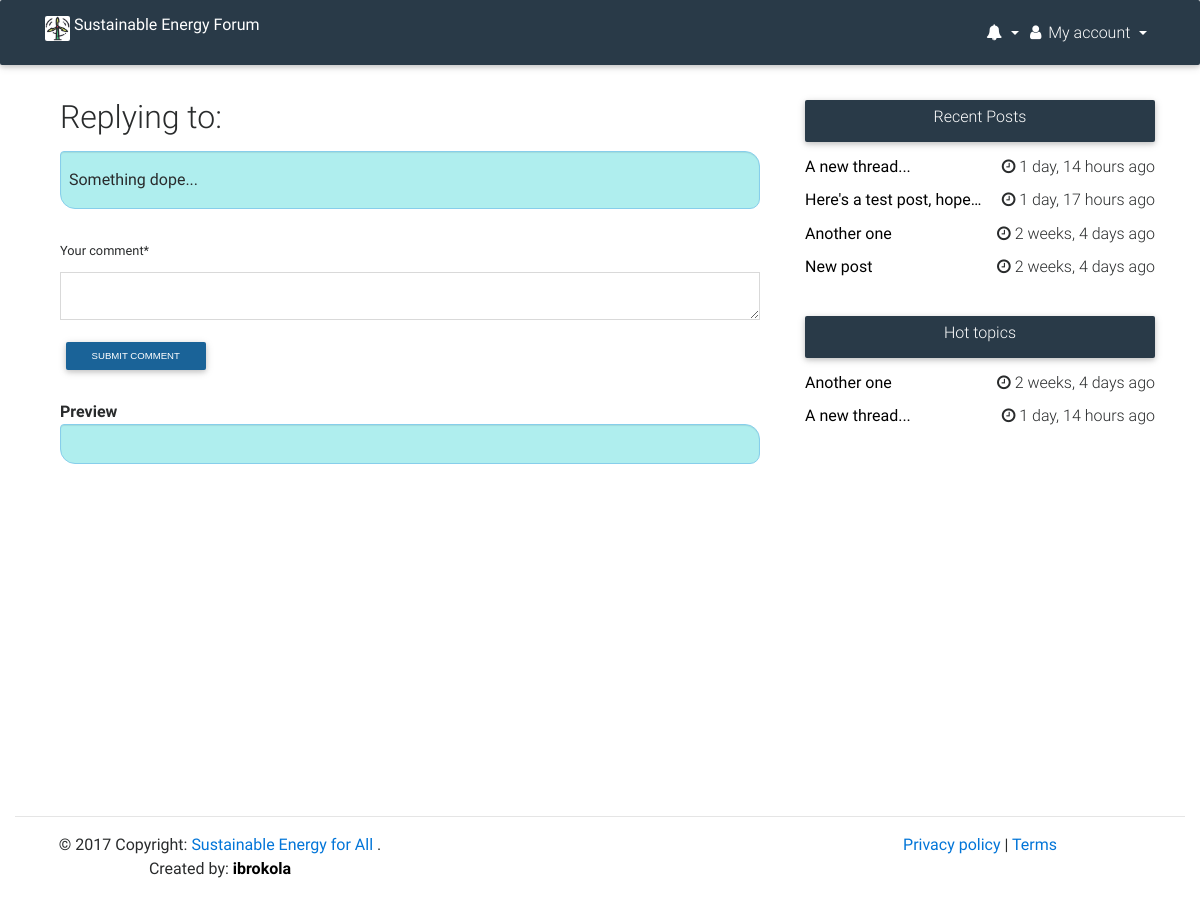
Screenshot of /forum/comments/27/reply/ (signed in) with the database file from the repository.
### forum/models.py (models this page shows, shortened)
class Votable(models.Model):
    class Meta:
        abstract = True
    votes = GenericRelation(Vote)
    author = models.ForeignKey(User, on_delete=models.PROTECT)
    upvotes = models.IntegerField(default=0)
    downvotes = models.IntegerField(default=0)
    flags = models.IntegerField(default=0)

class Comment(Votable):
    class Meta:
        db_table = "comments"
        unique_together = [
            ["post", "wbs"],
        ]
    objects = CommentsManager()
    post = models.ForeignKey(Post, related_name="comments")
    parent_comment = models.ForeignKey('self',
                null=True, blank=True,
                on_delete=models.PROTECT)
    text = models.TextField(max_length=8192)
    submission_time = models.DateTimeField(auto_now_add=True)
    wbs = models.CharField(max_length=30)

class Post(Votable):
    class Meta:
        db_table = "posts"
        index_together = [
            ["submission_time",],
        ]
    objects = PostsManager()
    title = models.CharField(max_length=500)
    slug = models.SlugField(max_length=500,null=True, blank=True)
    text = models.TextField(max_length=8192, blank=True)
    submission_time = models.DateTimeField(auto_now_add=True)
    num_comments = models.IntegerField(default=0)
    def get_absolute_url(self):
        return reverse('forum:discussion', kwargs={"post_id": self.pk})
    def __str__(self):
        return self.title

### forum/views.py (the view, shortened to what this page needs)
# urls.py: url(r'^comments/(?P<id>\d+)/reply/$', ReplyToComment.as_view(), name='reply_to_comment'),
class ReplyToComment(LoginRequiredMixin, View):
    def get(self, request, *args, **kwargs):
        form = CommentForm()
        parent_comment = get_object_or_404(Comment, pk=kwargs['id'])
        side1 = Post.objects.filter(num_comments__gte=10)[:5]
        side2 = Post.objects.order_by('-submission_time')[:5]
        post = parent_comment.post
        template = 'forum/reply_to_comment.html'
        context = {
            "post": post,
            "parent_comment": parent_comment,
            "form": form,
            "side1": side1,
            "side2": side2
        }
        return render(request, template, context)

### forum/forms.py
class CommentForm(forms.ModelForm):
    class Meta:
        model = Comment
        fields = ['text']
        labels = {
            'text': 'Your comment',
        }

### forum/templatetags/markdown.py (called while the page is built)
@register.filter(name='markdown')
def markdown(value):
	html = markdown2.markdown(value,
		safe_mode="escape",
		extras=["fenced-code-blocks"])
	return mark_safe(html)

### templates/forum/reply_to_comment.html (shortened to what this page needs)
{% extends 'base.html' %}
{% load static %}
{% load markdown %}
{% load crispy_forms_tags %}
{% block title %}Reply to Comment{% endblock %} {% block content %}
<div class="container-fluid" style="padding-top: 100px;"></div>
<div class="container">
    <div class="row">
        <div class="col-sm-8">
            <div class="col-sm-12">
                <h1>Replying to:</h1>
                <div class="comment-text">
                    <p>
                        {{ parent_comment.text | markdown }}
                    </p>
                </div>
            </div>
            <div class="container">
                <div class="row">
                    <div class="col-sm-12">
                        <br>
                        <form method="post">
                            {% csrf_token %} {{ form|crispy }}
                            <button type="submit" class="btn btn-default btn-sm">Submit Comment</button>
                        </form>
                        <br>
                        <strong>Preview</strong>
                        <div class="comment-text">
                        </div>
                    </div>
                </div>
            </div>
        </div>
        <br>
        <br>
        <br>
        <div class="col-sm-4">
            {% include "forum/snippet/sidebar.html" with side1=side1 side2=side2 %}
        </div>
    </div>
</div>
{% endblock %}

### templates/forum/snippet/sidebar.html (shortened to what this page needs)
{% load humanize %}
<section class="section widget-content wow fadeIn" data-wow-delay="0.3s">
    <nav class="navbar navbar-dark sidebar-heading">
        <div class="flex-center">
            <h6 class="h6-responsive white-text">Recent Posts</h6>
        </div>
    </nav>
    <div class="single-post">
        <div class="row">
            <div class="col-12">
                {% for item in side2 %}
                    <h6><b><a href="{{ item.get_absolute_url }}"><span class="text-black" style="text-decoration:none; color:black;">{{ item|truncatechars:25 }}</span></a></b> <span class="float-right"><i class="fa fa-clock-o"></i> {{ item.submission_time | naturaltime }}</span></h6>
                {% endfor %}
            </div>
        </div>
    </div>
</section>
<section class="section widget-content wow fadeIn" data-wow-delay="0.3s">
    <nav class="navbar navbar-dark sidebar-heading">
        <div class="flex-center">
            <h6 class="h6-responsive white-text">Hot topics</h6>
        </div>
    </nav>
    <div class="single-post">
        <div class="row">
            <div class="col-12">
                {% for item in side1 %}
                    <h6><b><a href="{{ item.get_absolute_url }}"><span class="text-black" style="text-decoration:none; color:black;">{{ item|truncatechars:25 }}</span></a></b> <span class="float-right"><i class="fa fa-clock-o"></i> {{ item.submission_time | naturaltime }}</span></h6>
                {% endfor %}
            </div>
        </div>
    </div>
</section>

### static/css/main.css (style rules this page uses)
h1 { font-size: 2rem; margin-top: 0; margin-bottom: 1rem; }
.comment-text { margin-bottom: 5px; min-height: 40px; }
.comment-text { background-color: #afeeee; border: 1px solid #87CEEB; border-radius: 4px 15px 10px; box-shadow: inset 0 1px 1px rgba(0, 0, 0, .08); padding-left: 8px; padding-right: 8px; }

### rows the page displays
Comment: text "Something dope..."
Post: title "A new thread...", submission_time "1 day, 14 hours ago"
Post: title "Here's a test post, hope…", submission_time "1 day, 17 hours ago"
Post: title "Another one", submission_time "2 weeks, 4 days ago"
Post: title "New post", submission_time "2 weeks, 4 days ago"
